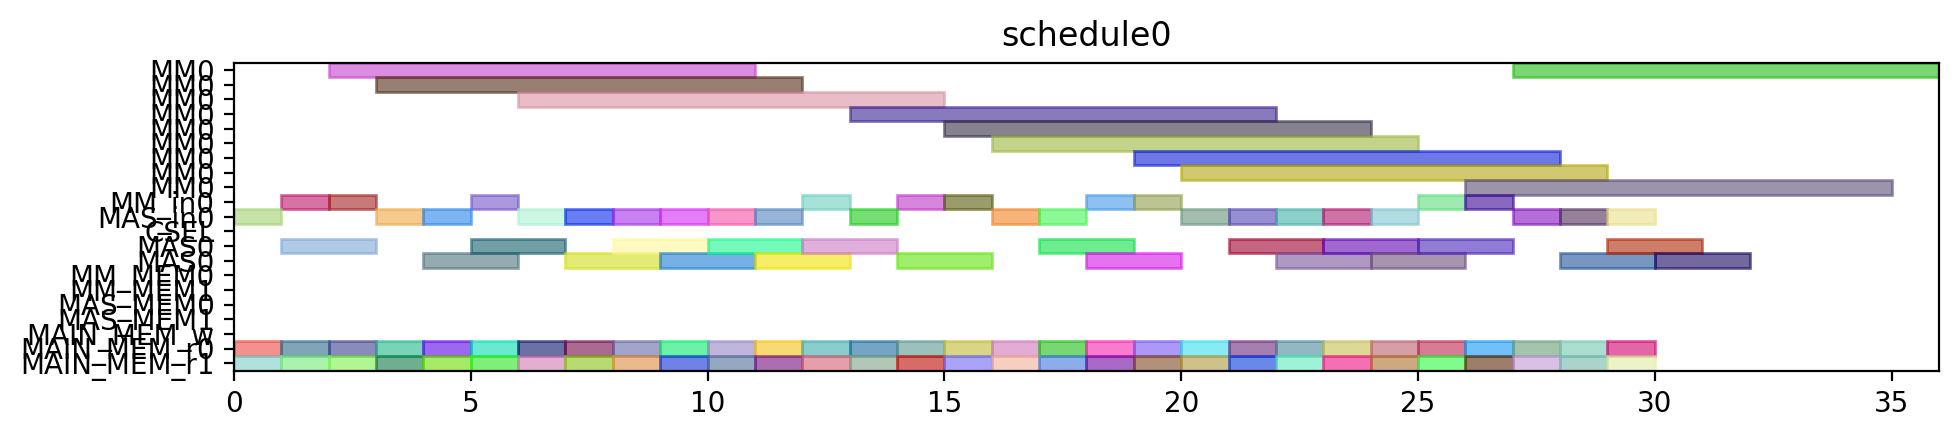

Write the Python code that produced this figure.
from pyschedule import Scenario, solvers, plotters, alt


def solve():
	horizon = 131
	S = Scenario("schedule0", horizon=horizon)

	# resource
	MM = S.Resources('MM', num=1, size=9)
	MM_in = S.Resources('MM_in', num=1)
	MAS_in = S.Resources('MAS_in', num=1)
	CSEL = S.Resource('CSEL')
	MAS = S.Resources('MAS', num=1, size=2, periods=range(1, horizon))
	MM_MEM = S.Resources('MM_MEM', num=2)
	MAS_MEM = S.Resources('MAS_MEM', num=2)
	MAIN_MEM_w = S.Resource('MAIN_MEM_w', size=1)
	MAIN_MEM_r = S.Resources('MAIN_MEM_r', num=2)

	# result of previous scheduling

	# new tasks
	c_aa_a1_0 = S.Task('c_aa_a1_0', length=2, delay_cost=1)
	c_aa_a1_0 += alt(MAS)
	c_aa_a1_0_in = S.Task('c_aa_a1_0_in', length=1, delay_cost=1)
	c_aa_a1_0_in += alt(MAS_in)
	S += c_aa_a1_0_in*MAS_in[0]<=c_aa_a1_0*MAS[0]

	c_aa_a1_0_mem0 = S.Task('c_aa_a1_0_mem0', length=1, delay_cost=1)
	c_aa_a1_0_mem0 += MAIN_MEM_r[0]
	S += c_aa_a1_0_mem0 <= c_aa_a1_0

	c_aa_a1_0_mem1 = S.Task('c_aa_a1_0_mem1', length=1, delay_cost=1)
	c_aa_a1_0_mem1 += MAIN_MEM_r[1]
	S += c_aa_a1_0_mem1 <= c_aa_a1_0

	c_aa_a1_1 = S.Task('c_aa_a1_1', length=2, delay_cost=1)
	c_aa_a1_1 += alt(MAS)
	c_aa_a1_1_in = S.Task('c_aa_a1_1_in', length=1, delay_cost=1)
	c_aa_a1_1_in += alt(MAS_in)
	S += c_aa_a1_1_in*MAS_in[0]<=c_aa_a1_1*MAS[0]

	c_aa_a1_1_mem0 = S.Task('c_aa_a1_1_mem0', length=1, delay_cost=1)
	c_aa_a1_1_mem0 += MAIN_MEM_r[0]
	S += c_aa_a1_1_mem0 <= c_aa_a1_1

	c_aa_a1_1_mem1 = S.Task('c_aa_a1_1_mem1', length=1, delay_cost=1)
	c_aa_a1_1_mem1 += MAIN_MEM_r[1]
	S += c_aa_a1_1_mem1 <= c_aa_a1_1

	c_aa_t10 = S.Task('c_aa_t10', length=2, delay_cost=1)
	c_aa_t10 += alt(MAS)
	c_aa_t10_in = S.Task('c_aa_t10_in', length=1, delay_cost=1)
	c_aa_t10_in += alt(MAS_in)
	S += c_aa_t10_in*MAS_in[0]<=c_aa_t10*MAS[0]

	c_aa_t10_mem0 = S.Task('c_aa_t10_mem0', length=1, delay_cost=1)
	c_aa_t10_mem0 += MAIN_MEM_r[0]
	S += c_aa_t10_mem0 <= c_aa_t10

	c_aa_t10_mem1 = S.Task('c_aa_t10_mem1', length=1, delay_cost=1)
	c_aa_t10_mem1 += MAIN_MEM_r[1]
	S += c_aa_t10_mem1 <= c_aa_t10

	c_aa_t11 = S.Task('c_aa_t11', length=2, delay_cost=1)
	c_aa_t11 += alt(MAS)
	c_aa_t11_in = S.Task('c_aa_t11_in', length=1, delay_cost=1)
	c_aa_t11_in += alt(MAS_in)
	S += c_aa_t11_in*MAS_in[0]<=c_aa_t11*MAS[0]

	c_aa_t11_mem0 = S.Task('c_aa_t11_mem0', length=1, delay_cost=1)
	c_aa_t11_mem0 += MAIN_MEM_r[0]
	S += c_aa_t11_mem0 <= c_aa_t11

	c_aa_t11_mem1 = S.Task('c_aa_t11_mem1', length=1, delay_cost=1)
	c_aa_t11_mem1 += MAIN_MEM_r[1]
	S += c_aa_t11_mem1 <= c_aa_t11

	c_aa_t3_t0 = S.Task('c_aa_t3_t0', length=9, delay_cost=1)
	c_aa_t3_t0 += alt(MM)
	c_aa_t3_t0_in = S.Task('c_aa_t3_t0_in', length=1, delay_cost=1)
	c_aa_t3_t0_in += alt(MM_in)
	S += c_aa_t3_t0_in*MM_in[0]<=c_aa_t3_t0*MM[0]
	c_aa_t3_t0_mem0 = S.Task('c_aa_t3_t0_mem0', length=1, delay_cost=1)
	c_aa_t3_t0_mem0 += MAIN_MEM_r[0]
	S += c_aa_t3_t0_mem0 <= c_aa_t3_t0

	c_aa_t3_t0_mem1 = S.Task('c_aa_t3_t0_mem1', length=1, delay_cost=1)
	c_aa_t3_t0_mem1 += MAIN_MEM_r[1]
	S += c_aa_t3_t0_mem1 <= c_aa_t3_t0

	c_aa_t3_t1 = S.Task('c_aa_t3_t1', length=9, delay_cost=1)
	c_aa_t3_t1 += alt(MM)
	c_aa_t3_t1_in = S.Task('c_aa_t3_t1_in', length=1, delay_cost=1)
	c_aa_t3_t1_in += alt(MM_in)
	S += c_aa_t3_t1_in*MM_in[0]<=c_aa_t3_t1*MM[0]
	c_aa_t3_t1_mem0 = S.Task('c_aa_t3_t1_mem0', length=1, delay_cost=1)
	c_aa_t3_t1_mem0 += MAIN_MEM_r[0]
	S += c_aa_t3_t1_mem0 <= c_aa_t3_t1

	c_aa_t3_t1_mem1 = S.Task('c_aa_t3_t1_mem1', length=1, delay_cost=1)
	c_aa_t3_t1_mem1 += MAIN_MEM_r[1]
	S += c_aa_t3_t1_mem1 <= c_aa_t3_t1

	c_aa_t3_t2 = S.Task('c_aa_t3_t2', length=2, delay_cost=1)
	c_aa_t3_t2 += alt(MAS)
	c_aa_t3_t2_in = S.Task('c_aa_t3_t2_in', length=1, delay_cost=1)
	c_aa_t3_t2_in += alt(MAS_in)
	S += c_aa_t3_t2_in*MAS_in[0]<=c_aa_t3_t2*MAS[0]

	c_aa_t3_t2_mem0 = S.Task('c_aa_t3_t2_mem0', length=1, delay_cost=1)
	c_aa_t3_t2_mem0 += MAIN_MEM_r[0]
	S += c_aa_t3_t2_mem0 <= c_aa_t3_t2

	c_aa_t3_t2_mem1 = S.Task('c_aa_t3_t2_mem1', length=1, delay_cost=1)
	c_aa_t3_t2_mem1 += MAIN_MEM_r[1]
	S += c_aa_t3_t2_mem1 <= c_aa_t3_t2

	c_aa_t3_t3 = S.Task('c_aa_t3_t3', length=2, delay_cost=1)
	c_aa_t3_t3 += alt(MAS)
	c_aa_t3_t3_in = S.Task('c_aa_t3_t3_in', length=1, delay_cost=1)
	c_aa_t3_t3_in += alt(MAS_in)
	S += c_aa_t3_t3_in*MAS_in[0]<=c_aa_t3_t3*MAS[0]

	c_aa_t3_t3_mem0 = S.Task('c_aa_t3_t3_mem0', length=1, delay_cost=1)
	c_aa_t3_t3_mem0 += MAIN_MEM_r[0]
	S += c_aa_t3_t3_mem0 <= c_aa_t3_t3

	c_aa_t3_t3_mem1 = S.Task('c_aa_t3_t3_mem1', length=1, delay_cost=1)
	c_aa_t3_t3_mem1 += MAIN_MEM_r[1]
	S += c_aa_t3_t3_mem1 <= c_aa_t3_t3

	c_bb_a1_0 = S.Task('c_bb_a1_0', length=2, delay_cost=1)
	c_bb_a1_0 += alt(MAS)
	c_bb_a1_0_in = S.Task('c_bb_a1_0_in', length=1, delay_cost=1)
	c_bb_a1_0_in += alt(MAS_in)
	S += c_bb_a1_0_in*MAS_in[0]<=c_bb_a1_0*MAS[0]

	c_bb_a1_0_mem0 = S.Task('c_bb_a1_0_mem0', length=1, delay_cost=1)
	c_bb_a1_0_mem0 += MAIN_MEM_r[0]
	S += c_bb_a1_0_mem0 <= c_bb_a1_0

	c_bb_a1_0_mem1 = S.Task('c_bb_a1_0_mem1', length=1, delay_cost=1)
	c_bb_a1_0_mem1 += MAIN_MEM_r[1]
	S += c_bb_a1_0_mem1 <= c_bb_a1_0

	c_bb_a1_1 = S.Task('c_bb_a1_1', length=2, delay_cost=1)
	c_bb_a1_1 += alt(MAS)
	c_bb_a1_1_in = S.Task('c_bb_a1_1_in', length=1, delay_cost=1)
	c_bb_a1_1_in += alt(MAS_in)
	S += c_bb_a1_1_in*MAS_in[0]<=c_bb_a1_1*MAS[0]

	c_bb_a1_1_mem0 = S.Task('c_bb_a1_1_mem0', length=1, delay_cost=1)
	c_bb_a1_1_mem0 += MAIN_MEM_r[0]
	S += c_bb_a1_1_mem0 <= c_bb_a1_1

	c_bb_a1_1_mem1 = S.Task('c_bb_a1_1_mem1', length=1, delay_cost=1)
	c_bb_a1_1_mem1 += MAIN_MEM_r[1]
	S += c_bb_a1_1_mem1 <= c_bb_a1_1

	c_bb_t10 = S.Task('c_bb_t10', length=2, delay_cost=1)
	c_bb_t10 += alt(MAS)
	c_bb_t10_in = S.Task('c_bb_t10_in', length=1, delay_cost=1)
	c_bb_t10_in += alt(MAS_in)
	S += c_bb_t10_in*MAS_in[0]<=c_bb_t10*MAS[0]

	c_bb_t10_mem0 = S.Task('c_bb_t10_mem0', length=1, delay_cost=1)
	c_bb_t10_mem0 += MAIN_MEM_r[0]
	S += c_bb_t10_mem0 <= c_bb_t10

	c_bb_t10_mem1 = S.Task('c_bb_t10_mem1', length=1, delay_cost=1)
	c_bb_t10_mem1 += MAIN_MEM_r[1]
	S += c_bb_t10_mem1 <= c_bb_t10

	c_bb_t11 = S.Task('c_bb_t11', length=2, delay_cost=1)
	c_bb_t11 += alt(MAS)
	c_bb_t11_in = S.Task('c_bb_t11_in', length=1, delay_cost=1)
	c_bb_t11_in += alt(MAS_in)
	S += c_bb_t11_in*MAS_in[0]<=c_bb_t11*MAS[0]

	c_bb_t11_mem0 = S.Task('c_bb_t11_mem0', length=1, delay_cost=1)
	c_bb_t11_mem0 += MAIN_MEM_r[0]
	S += c_bb_t11_mem0 <= c_bb_t11

	c_bb_t11_mem1 = S.Task('c_bb_t11_mem1', length=1, delay_cost=1)
	c_bb_t11_mem1 += MAIN_MEM_r[1]
	S += c_bb_t11_mem1 <= c_bb_t11

	c_bb_t3_t0 = S.Task('c_bb_t3_t0', length=9, delay_cost=1)
	c_bb_t3_t0 += alt(MM)
	c_bb_t3_t0_in = S.Task('c_bb_t3_t0_in', length=1, delay_cost=1)
	c_bb_t3_t0_in += alt(MM_in)
	S += c_bb_t3_t0_in*MM_in[0]<=c_bb_t3_t0*MM[0]
	c_bb_t3_t0_mem0 = S.Task('c_bb_t3_t0_mem0', length=1, delay_cost=1)
	c_bb_t3_t0_mem0 += MAIN_MEM_r[0]
	S += c_bb_t3_t0_mem0 <= c_bb_t3_t0

	c_bb_t3_t0_mem1 = S.Task('c_bb_t3_t0_mem1', length=1, delay_cost=1)
	c_bb_t3_t0_mem1 += MAIN_MEM_r[1]
	S += c_bb_t3_t0_mem1 <= c_bb_t3_t0

	c_bb_t3_t1 = S.Task('c_bb_t3_t1', length=9, delay_cost=1)
	c_bb_t3_t1 += alt(MM)
	c_bb_t3_t1_in = S.Task('c_bb_t3_t1_in', length=1, delay_cost=1)
	c_bb_t3_t1_in += alt(MM_in)
	S += c_bb_t3_t1_in*MM_in[0]<=c_bb_t3_t1*MM[0]
	c_bb_t3_t1_mem0 = S.Task('c_bb_t3_t1_mem0', length=1, delay_cost=1)
	c_bb_t3_t1_mem0 += MAIN_MEM_r[0]
	S += c_bb_t3_t1_mem0 <= c_bb_t3_t1

	c_bb_t3_t1_mem1 = S.Task('c_bb_t3_t1_mem1', length=1, delay_cost=1)
	c_bb_t3_t1_mem1 += MAIN_MEM_r[1]
	S += c_bb_t3_t1_mem1 <= c_bb_t3_t1

	c_bb_t3_t2 = S.Task('c_bb_t3_t2', length=2, delay_cost=1)
	c_bb_t3_t2 += alt(MAS)
	c_bb_t3_t2_in = S.Task('c_bb_t3_t2_in', length=1, delay_cost=1)
	c_bb_t3_t2_in += alt(MAS_in)
	S += c_bb_t3_t2_in*MAS_in[0]<=c_bb_t3_t2*MAS[0]

	c_bb_t3_t2_mem0 = S.Task('c_bb_t3_t2_mem0', length=1, delay_cost=1)
	c_bb_t3_t2_mem0 += MAIN_MEM_r[0]
	S += c_bb_t3_t2_mem0 <= c_bb_t3_t2

	c_bb_t3_t2_mem1 = S.Task('c_bb_t3_t2_mem1', length=1, delay_cost=1)
	c_bb_t3_t2_mem1 += MAIN_MEM_r[1]
	S += c_bb_t3_t2_mem1 <= c_bb_t3_t2

	c_bb_t3_t3 = S.Task('c_bb_t3_t3', length=2, delay_cost=1)
	c_bb_t3_t3 += alt(MAS)
	c_bb_t3_t3_in = S.Task('c_bb_t3_t3_in', length=1, delay_cost=1)
	c_bb_t3_t3_in += alt(MAS_in)
	S += c_bb_t3_t3_in*MAS_in[0]<=c_bb_t3_t3*MAS[0]

	c_bb_t3_t3_mem0 = S.Task('c_bb_t3_t3_mem0', length=1, delay_cost=1)
	c_bb_t3_t3_mem0 += MAIN_MEM_r[0]
	S += c_bb_t3_t3_mem0 <= c_bb_t3_t3

	c_bb_t3_t3_mem1 = S.Task('c_bb_t3_t3_mem1', length=1, delay_cost=1)
	c_bb_t3_t3_mem1 += MAIN_MEM_r[1]
	S += c_bb_t3_t3_mem1 <= c_bb_t3_t3

	c_cc_a1_0 = S.Task('c_cc_a1_0', length=2, delay_cost=1)
	c_cc_a1_0 += alt(MAS)
	c_cc_a1_0_in = S.Task('c_cc_a1_0_in', length=1, delay_cost=1)
	c_cc_a1_0_in += alt(MAS_in)
	S += c_cc_a1_0_in*MAS_in[0]<=c_cc_a1_0*MAS[0]

	c_cc_a1_0_mem0 = S.Task('c_cc_a1_0_mem0', length=1, delay_cost=1)
	c_cc_a1_0_mem0 += MAIN_MEM_r[0]
	S += c_cc_a1_0_mem0 <= c_cc_a1_0

	c_cc_a1_0_mem1 = S.Task('c_cc_a1_0_mem1', length=1, delay_cost=1)
	c_cc_a1_0_mem1 += MAIN_MEM_r[1]
	S += c_cc_a1_0_mem1 <= c_cc_a1_0

	c_cc_a1_1 = S.Task('c_cc_a1_1', length=2, delay_cost=1)
	c_cc_a1_1 += alt(MAS)
	c_cc_a1_1_in = S.Task('c_cc_a1_1_in', length=1, delay_cost=1)
	c_cc_a1_1_in += alt(MAS_in)
	S += c_cc_a1_1_in*MAS_in[0]<=c_cc_a1_1*MAS[0]

	c_cc_a1_1_mem0 = S.Task('c_cc_a1_1_mem0', length=1, delay_cost=1)
	c_cc_a1_1_mem0 += MAIN_MEM_r[0]
	S += c_cc_a1_1_mem0 <= c_cc_a1_1

	c_cc_a1_1_mem1 = S.Task('c_cc_a1_1_mem1', length=1, delay_cost=1)
	c_cc_a1_1_mem1 += MAIN_MEM_r[1]
	S += c_cc_a1_1_mem1 <= c_cc_a1_1

	c_cc_t10 = S.Task('c_cc_t10', length=2, delay_cost=1)
	c_cc_t10 += alt(MAS)
	c_cc_t10_in = S.Task('c_cc_t10_in', length=1, delay_cost=1)
	c_cc_t10_in += alt(MAS_in)
	S += c_cc_t10_in*MAS_in[0]<=c_cc_t10*MAS[0]

	c_cc_t10_mem0 = S.Task('c_cc_t10_mem0', length=1, delay_cost=1)
	c_cc_t10_mem0 += MAIN_MEM_r[0]
	S += c_cc_t10_mem0 <= c_cc_t10

	c_cc_t10_mem1 = S.Task('c_cc_t10_mem1', length=1, delay_cost=1)
	c_cc_t10_mem1 += MAIN_MEM_r[1]
	S += c_cc_t10_mem1 <= c_cc_t10

	c_cc_t11 = S.Task('c_cc_t11', length=2, delay_cost=1)
	c_cc_t11 += alt(MAS)
	c_cc_t11_in = S.Task('c_cc_t11_in', length=1, delay_cost=1)
	c_cc_t11_in += alt(MAS_in)
	S += c_cc_t11_in*MAS_in[0]<=c_cc_t11*MAS[0]

	c_cc_t11_mem0 = S.Task('c_cc_t11_mem0', length=1, delay_cost=1)
	c_cc_t11_mem0 += MAIN_MEM_r[0]
	S += c_cc_t11_mem0 <= c_cc_t11

	c_cc_t11_mem1 = S.Task('c_cc_t11_mem1', length=1, delay_cost=1)
	c_cc_t11_mem1 += MAIN_MEM_r[1]
	S += c_cc_t11_mem1 <= c_cc_t11

	c_cc_t3_t0 = S.Task('c_cc_t3_t0', length=9, delay_cost=1)
	c_cc_t3_t0 += alt(MM)
	c_cc_t3_t0_in = S.Task('c_cc_t3_t0_in', length=1, delay_cost=1)
	c_cc_t3_t0_in += alt(MM_in)
	S += c_cc_t3_t0_in*MM_in[0]<=c_cc_t3_t0*MM[0]
	c_cc_t3_t0_mem0 = S.Task('c_cc_t3_t0_mem0', length=1, delay_cost=1)
	c_cc_t3_t0_mem0 += MAIN_MEM_r[0]
	S += c_cc_t3_t0_mem0 <= c_cc_t3_t0

	c_cc_t3_t0_mem1 = S.Task('c_cc_t3_t0_mem1', length=1, delay_cost=1)
	c_cc_t3_t0_mem1 += MAIN_MEM_r[1]
	S += c_cc_t3_t0_mem1 <= c_cc_t3_t0

	c_cc_t3_t1 = S.Task('c_cc_t3_t1', length=9, delay_cost=1)
	c_cc_t3_t1 += alt(MM)
	c_cc_t3_t1_in = S.Task('c_cc_t3_t1_in', length=1, delay_cost=1)
	c_cc_t3_t1_in += alt(MM_in)
	S += c_cc_t3_t1_in*MM_in[0]<=c_cc_t3_t1*MM[0]
	c_cc_t3_t1_mem0 = S.Task('c_cc_t3_t1_mem0', length=1, delay_cost=1)
	c_cc_t3_t1_mem0 += MAIN_MEM_r[0]
	S += c_cc_t3_t1_mem0 <= c_cc_t3_t1

	c_cc_t3_t1_mem1 = S.Task('c_cc_t3_t1_mem1', length=1, delay_cost=1)
	c_cc_t3_t1_mem1 += MAIN_MEM_r[1]
	S += c_cc_t3_t1_mem1 <= c_cc_t3_t1

	c_cc_t3_t2 = S.Task('c_cc_t3_t2', length=2, delay_cost=1)
	c_cc_t3_t2 += alt(MAS)
	c_cc_t3_t2_in = S.Task('c_cc_t3_t2_in', length=1, delay_cost=1)
	c_cc_t3_t2_in += alt(MAS_in)
	S += c_cc_t3_t2_in*MAS_in[0]<=c_cc_t3_t2*MAS[0]

	c_cc_t3_t2_mem0 = S.Task('c_cc_t3_t2_mem0', length=1, delay_cost=1)
	c_cc_t3_t2_mem0 += MAIN_MEM_r[0]
	S += c_cc_t3_t2_mem0 <= c_cc_t3_t2

	c_cc_t3_t2_mem1 = S.Task('c_cc_t3_t2_mem1', length=1, delay_cost=1)
	c_cc_t3_t2_mem1 += MAIN_MEM_r[1]
	S += c_cc_t3_t2_mem1 <= c_cc_t3_t2

	c_cc_t3_t3 = S.Task('c_cc_t3_t3', length=2, delay_cost=1)
	c_cc_t3_t3 += alt(MAS)
	c_cc_t3_t3_in = S.Task('c_cc_t3_t3_in', length=1, delay_cost=1)
	c_cc_t3_t3_in += alt(MAS_in)
	S += c_cc_t3_t3_in*MAS_in[0]<=c_cc_t3_t3*MAS[0]

	c_cc_t3_t3_mem0 = S.Task('c_cc_t3_t3_mem0', length=1, delay_cost=1)
	c_cc_t3_t3_mem0 += MAIN_MEM_r[0]
	S += c_cc_t3_t3_mem0 <= c_cc_t3_t3

	c_cc_t3_t3_mem1 = S.Task('c_cc_t3_t3_mem1', length=1, delay_cost=1)
	c_cc_t3_t3_mem1 += MAIN_MEM_r[1]
	S += c_cc_t3_t3_mem1 <= c_cc_t3_t3

	c_ab_t0_t0 = S.Task('c_ab_t0_t0', length=9, delay_cost=1)
	c_ab_t0_t0 += alt(MM)
	c_ab_t0_t0_in = S.Task('c_ab_t0_t0_in', length=1, delay_cost=1)
	c_ab_t0_t0_in += alt(MM_in)
	S += c_ab_t0_t0_in*MM_in[0]<=c_ab_t0_t0*MM[0]
	c_ab_t0_t0_mem0 = S.Task('c_ab_t0_t0_mem0', length=1, delay_cost=1)
	c_ab_t0_t0_mem0 += MAIN_MEM_r[0]
	S += c_ab_t0_t0_mem0 <= c_ab_t0_t0

	c_ab_t0_t0_mem1 = S.Task('c_ab_t0_t0_mem1', length=1, delay_cost=1)
	c_ab_t0_t0_mem1 += MAIN_MEM_r[1]
	S += c_ab_t0_t0_mem1 <= c_ab_t0_t0

	c_ab_t0_t1 = S.Task('c_ab_t0_t1', length=9, delay_cost=1)
	c_ab_t0_t1 += alt(MM)
	c_ab_t0_t1_in = S.Task('c_ab_t0_t1_in', length=1, delay_cost=1)
	c_ab_t0_t1_in += alt(MM_in)
	S += c_ab_t0_t1_in*MM_in[0]<=c_ab_t0_t1*MM[0]
	c_ab_t0_t1_mem0 = S.Task('c_ab_t0_t1_mem0', length=1, delay_cost=1)
	c_ab_t0_t1_mem0 += MAIN_MEM_r[0]
	S += c_ab_t0_t1_mem0 <= c_ab_t0_t1

	c_ab_t0_t1_mem1 = S.Task('c_ab_t0_t1_mem1', length=1, delay_cost=1)
	c_ab_t0_t1_mem1 += MAIN_MEM_r[1]
	S += c_ab_t0_t1_mem1 <= c_ab_t0_t1

	c_ab_t0_t2 = S.Task('c_ab_t0_t2', length=2, delay_cost=1)
	c_ab_t0_t2 += alt(MAS)
	c_ab_t0_t2_in = S.Task('c_ab_t0_t2_in', length=1, delay_cost=1)
	c_ab_t0_t2_in += alt(MAS_in)
	S += c_ab_t0_t2_in*MAS_in[0]<=c_ab_t0_t2*MAS[0]

	c_ab_t0_t2_mem0 = S.Task('c_ab_t0_t2_mem0', length=1, delay_cost=1)
	c_ab_t0_t2_mem0 += MAIN_MEM_r[0]
	S += c_ab_t0_t2_mem0 <= c_ab_t0_t2

	c_ab_t0_t2_mem1 = S.Task('c_ab_t0_t2_mem1', length=1, delay_cost=1)
	c_ab_t0_t2_mem1 += MAIN_MEM_r[1]
	S += c_ab_t0_t2_mem1 <= c_ab_t0_t2

	c_ab_t0_t3 = S.Task('c_ab_t0_t3', length=2, delay_cost=1)
	c_ab_t0_t3 += alt(MAS)
	c_ab_t0_t3_in = S.Task('c_ab_t0_t3_in', length=1, delay_cost=1)
	c_ab_t0_t3_in += alt(MAS_in)
	S += c_ab_t0_t3_in*MAS_in[0]<=c_ab_t0_t3*MAS[0]

	c_ab_t0_t3_mem0 = S.Task('c_ab_t0_t3_mem0', length=1, delay_cost=1)
	c_ab_t0_t3_mem0 += MAIN_MEM_r[0]
	S += c_ab_t0_t3_mem0 <= c_ab_t0_t3

	c_ab_t0_t3_mem1 = S.Task('c_ab_t0_t3_mem1', length=1, delay_cost=1)
	c_ab_t0_t3_mem1 += MAIN_MEM_r[1]
	S += c_ab_t0_t3_mem1 <= c_ab_t0_t3

	c_ab_t1_t0 = S.Task('c_ab_t1_t0', length=9, delay_cost=1)
	c_ab_t1_t0 += alt(MM)
	c_ab_t1_t0_in = S.Task('c_ab_t1_t0_in', length=1, delay_cost=1)
	c_ab_t1_t0_in += alt(MM_in)
	S += c_ab_t1_t0_in*MM_in[0]<=c_ab_t1_t0*MM[0]
	c_ab_t1_t0_mem0 = S.Task('c_ab_t1_t0_mem0', length=1, delay_cost=1)
	c_ab_t1_t0_mem0 += MAIN_MEM_r[0]
	S += c_ab_t1_t0_mem0 <= c_ab_t1_t0

	c_ab_t1_t0_mem1 = S.Task('c_ab_t1_t0_mem1', length=1, delay_cost=1)
	c_ab_t1_t0_mem1 += MAIN_MEM_r[1]
	S += c_ab_t1_t0_mem1 <= c_ab_t1_t0

	c_ab_t1_t1 = S.Task('c_ab_t1_t1', length=9, delay_cost=1)
	c_ab_t1_t1 += alt(MM)
	c_ab_t1_t1_in = S.Task('c_ab_t1_t1_in', length=1, delay_cost=1)
	c_ab_t1_t1_in += alt(MM_in)
	S += c_ab_t1_t1_in*MM_in[0]<=c_ab_t1_t1*MM[0]
	c_ab_t1_t1_mem0 = S.Task('c_ab_t1_t1_mem0', length=1, delay_cost=1)
	c_ab_t1_t1_mem0 += MAIN_MEM_r[0]
	S += c_ab_t1_t1_mem0 <= c_ab_t1_t1

	c_ab_t1_t1_mem1 = S.Task('c_ab_t1_t1_mem1', length=1, delay_cost=1)
	c_ab_t1_t1_mem1 += MAIN_MEM_r[1]
	S += c_ab_t1_t1_mem1 <= c_ab_t1_t1

	solvers.mip.solve(S,msg=1,kind='CPLEX',ratio_gap=1.01)

	solution = [['hoge']*len(S.solution()[1]) for i in range(len(S.solution()))]
	for i in range(len(S.solution())):
		for j in range(len(S.solution()[i])):
			solution[i][j]=str(S.solution()[i][j])
	print(solution)

	cycles = int(solution[-1][3])

	pic_file_name = "/mnt/rose/usr1/fukuda/ABE/multiRAM_multiMAS_16mux/scheduling_result/stage9MM1_stage2MAS1/FP12_INV_BEFORE_FPINV/schedule0.png"
	if(S.solution() != []):
		plotters.matplotlib.plot(S,img_filename=pic_file_name, show_task_labels=False, fig_size=(cycles*0.25+3, 2))

	return solution
